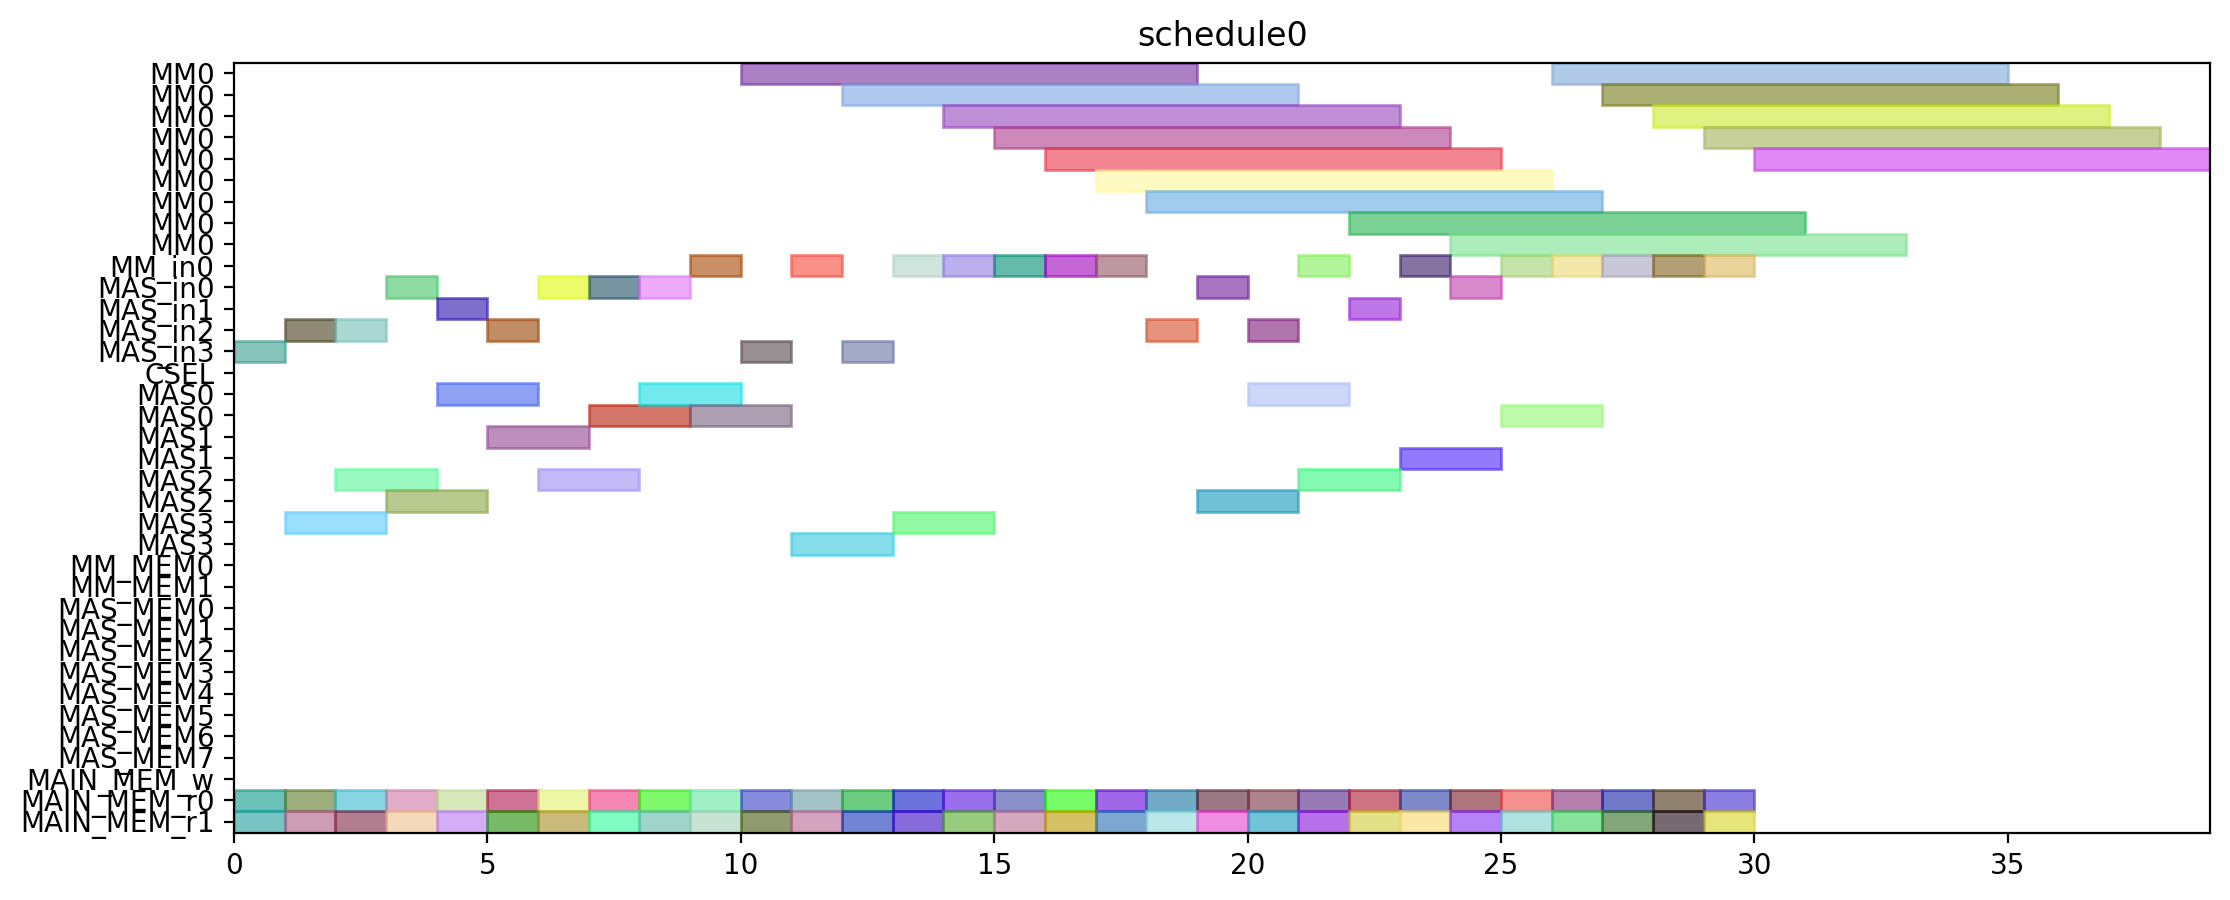

Reproduce this figure in Python.
from pyschedule import Scenario, solvers, plotters, alt


def solve():
	horizon = 120
	S = Scenario("schedule0", horizon=horizon)

	# resource
	MM = S.Resources('MM', num=1, size=9)
	MM_in = S.Resources('MM_in', num=1)
	MAS_in = S.Resources('MAS_in', num=4)
	CSEL = S.Resource('CSEL')
	MAS = S.Resources('MAS', num=4, size=2, periods=range(1, horizon))
	MM_MEM = S.Resources('MM_MEM', num=2)
	MAS_MEM = S.Resources('MAS_MEM', num=8)
	MAIN_MEM_w = S.Resource('MAIN_MEM_w', size=1)
	MAIN_MEM_r = S.Resources('MAIN_MEM_r', num=2)

	# result of previous scheduling

	# new tasks
	r1_t0 = S.Task('r1_t0', length=9, delay_cost=1)
	r1_t0 += alt(MM)
	r1_t0_in = S.Task('r1_t0_in', length=1, delay_cost=1)
	r1_t0_in += alt(MM_in)
	S += r1_t0_in*MM_in[0]<=r1_t0*MM[0]
	r1_t0_mem0 = S.Task('r1_t0_mem0', length=1, delay_cost=1)
	r1_t0_mem0 += MAIN_MEM_r[0]
	S += r1_t0_mem0 <= r1_t0

	r1_t0_mem1 = S.Task('r1_t0_mem1', length=1, delay_cost=1)
	r1_t0_mem1 += MAIN_MEM_r[1]
	S += r1_t0_mem1 <= r1_t0

	r1_t1 = S.Task('r1_t1', length=9, delay_cost=1)
	r1_t1 += alt(MM)
	r1_t1_in = S.Task('r1_t1_in', length=1, delay_cost=1)
	r1_t1_in += alt(MM_in)
	S += r1_t1_in*MM_in[0]<=r1_t1*MM[0]
	r1_t1_mem0 = S.Task('r1_t1_mem0', length=1, delay_cost=1)
	r1_t1_mem0 += MAIN_MEM_r[0]
	S += r1_t1_mem0 <= r1_t1

	r1_t1_mem1 = S.Task('r1_t1_mem1', length=1, delay_cost=1)
	r1_t1_mem1 += MAIN_MEM_r[1]
	S += r1_t1_mem1 <= r1_t1

	r1_t2 = S.Task('r1_t2', length=2, delay_cost=1)
	r1_t2 += alt(MAS)
	r1_t2_in = S.Task('r1_t2_in', length=1, delay_cost=1)
	r1_t2_in += alt(MAS_in)
	S += r1_t2_in*MAS_in[0]<=r1_t2*MAS[0]

	S += r1_t2_in*MAS_in[1]<=r1_t2*MAS[1]

	S += r1_t2_in*MAS_in[2]<=r1_t2*MAS[2]

	S += r1_t2_in*MAS_in[3]<=r1_t2*MAS[3]

	r1_t2_mem0 = S.Task('r1_t2_mem0', length=1, delay_cost=1)
	r1_t2_mem0 += MAIN_MEM_r[0]
	S += r1_t2_mem0 <= r1_t2

	r1_t2_mem1 = S.Task('r1_t2_mem1', length=1, delay_cost=1)
	r1_t2_mem1 += MAIN_MEM_r[1]
	S += r1_t2_mem1 <= r1_t2

	r1_t3 = S.Task('r1_t3', length=2, delay_cost=1)
	r1_t3 += alt(MAS)
	r1_t3_in = S.Task('r1_t3_in', length=1, delay_cost=1)
	r1_t3_in += alt(MAS_in)
	S += r1_t3_in*MAS_in[0]<=r1_t3*MAS[0]

	S += r1_t3_in*MAS_in[1]<=r1_t3*MAS[1]

	S += r1_t3_in*MAS_in[2]<=r1_t3*MAS[2]

	S += r1_t3_in*MAS_in[3]<=r1_t3*MAS[3]

	r1_t3_mem0 = S.Task('r1_t3_mem0', length=1, delay_cost=1)
	r1_t3_mem0 += MAIN_MEM_r[0]
	S += r1_t3_mem0 <= r1_t3

	r1_t3_mem1 = S.Task('r1_t3_mem1', length=1, delay_cost=1)
	r1_t3_mem1 += MAIN_MEM_r[1]
	S += r1_t3_mem1 <= r1_t3

	r3_t0 = S.Task('r3_t0', length=9, delay_cost=1)
	r3_t0 += alt(MM)
	r3_t0_in = S.Task('r3_t0_in', length=1, delay_cost=1)
	r3_t0_in += alt(MM_in)
	S += r3_t0_in*MM_in[0]<=r3_t0*MM[0]
	r3_t0_mem0 = S.Task('r3_t0_mem0', length=1, delay_cost=1)
	r3_t0_mem0 += MAIN_MEM_r[0]
	S += r3_t0_mem0 <= r3_t0

	r3_t0_mem1 = S.Task('r3_t0_mem1', length=1, delay_cost=1)
	r3_t0_mem1 += MAIN_MEM_r[1]
	S += r3_t0_mem1 <= r3_t0

	r3_t1 = S.Task('r3_t1', length=9, delay_cost=1)
	r3_t1 += alt(MM)
	r3_t1_in = S.Task('r3_t1_in', length=1, delay_cost=1)
	r3_t1_in += alt(MM_in)
	S += r3_t1_in*MM_in[0]<=r3_t1*MM[0]
	r3_t1_mem0 = S.Task('r3_t1_mem0', length=1, delay_cost=1)
	r3_t1_mem0 += MAIN_MEM_r[0]
	S += r3_t1_mem0 <= r3_t1

	r3_t1_mem1 = S.Task('r3_t1_mem1', length=1, delay_cost=1)
	r3_t1_mem1 += MAIN_MEM_r[1]
	S += r3_t1_mem1 <= r3_t1

	r3_t2 = S.Task('r3_t2', length=2, delay_cost=1)
	r3_t2 += alt(MAS)
	r3_t2_in = S.Task('r3_t2_in', length=1, delay_cost=1)
	r3_t2_in += alt(MAS_in)
	S += r3_t2_in*MAS_in[0]<=r3_t2*MAS[0]

	S += r3_t2_in*MAS_in[1]<=r3_t2*MAS[1]

	S += r3_t2_in*MAS_in[2]<=r3_t2*MAS[2]

	S += r3_t2_in*MAS_in[3]<=r3_t2*MAS[3]

	r3_t2_mem0 = S.Task('r3_t2_mem0', length=1, delay_cost=1)
	r3_t2_mem0 += MAIN_MEM_r[0]
	S += r3_t2_mem0 <= r3_t2

	r3_t2_mem1 = S.Task('r3_t2_mem1', length=1, delay_cost=1)
	r3_t2_mem1 += MAIN_MEM_r[1]
	S += r3_t2_mem1 <= r3_t2

	r3_t3 = S.Task('r3_t3', length=2, delay_cost=1)
	r3_t3 += alt(MAS)
	r3_t3_in = S.Task('r3_t3_in', length=1, delay_cost=1)
	r3_t3_in += alt(MAS_in)
	S += r3_t3_in*MAS_in[0]<=r3_t3*MAS[0]

	S += r3_t3_in*MAS_in[1]<=r3_t3*MAS[1]

	S += r3_t3_in*MAS_in[2]<=r3_t3*MAS[2]

	S += r3_t3_in*MAS_in[3]<=r3_t3*MAS[3]

	r3_t3_mem0 = S.Task('r3_t3_mem0', length=1, delay_cost=1)
	r3_t3_mem0 += MAIN_MEM_r[0]
	S += r3_t3_mem0 <= r3_t3

	r3_t3_mem1 = S.Task('r3_t3_mem1', length=1, delay_cost=1)
	r3_t3_mem1 += MAIN_MEM_r[1]
	S += r3_t3_mem1 <= r3_t3

	r4_t0 = S.Task('r4_t0', length=9, delay_cost=1)
	r4_t0 += alt(MM)
	r4_t0_in = S.Task('r4_t0_in', length=1, delay_cost=1)
	r4_t0_in += alt(MM_in)
	S += r4_t0_in*MM_in[0]<=r4_t0*MM[0]
	r4_t0_mem0 = S.Task('r4_t0_mem0', length=1, delay_cost=1)
	r4_t0_mem0 += MAIN_MEM_r[0]
	S += r4_t0_mem0 <= r4_t0

	r4_t0_mem1 = S.Task('r4_t0_mem1', length=1, delay_cost=1)
	r4_t0_mem1 += MAIN_MEM_r[1]
	S += r4_t0_mem1 <= r4_t0

	r4_t1 = S.Task('r4_t1', length=9, delay_cost=1)
	r4_t1 += alt(MM)
	r4_t1_in = S.Task('r4_t1_in', length=1, delay_cost=1)
	r4_t1_in += alt(MM_in)
	S += r4_t1_in*MM_in[0]<=r4_t1*MM[0]
	r4_t1_mem0 = S.Task('r4_t1_mem0', length=1, delay_cost=1)
	r4_t1_mem0 += MAIN_MEM_r[0]
	S += r4_t1_mem0 <= r4_t1

	r4_t1_mem1 = S.Task('r4_t1_mem1', length=1, delay_cost=1)
	r4_t1_mem1 += MAIN_MEM_r[1]
	S += r4_t1_mem1 <= r4_t1

	r4_t2 = S.Task('r4_t2', length=2, delay_cost=1)
	r4_t2 += alt(MAS)
	r4_t2_in = S.Task('r4_t2_in', length=1, delay_cost=1)
	r4_t2_in += alt(MAS_in)
	S += r4_t2_in*MAS_in[0]<=r4_t2*MAS[0]

	S += r4_t2_in*MAS_in[1]<=r4_t2*MAS[1]

	S += r4_t2_in*MAS_in[2]<=r4_t2*MAS[2]

	S += r4_t2_in*MAS_in[3]<=r4_t2*MAS[3]

	r4_t2_mem0 = S.Task('r4_t2_mem0', length=1, delay_cost=1)
	r4_t2_mem0 += MAIN_MEM_r[0]
	S += r4_t2_mem0 <= r4_t2

	r4_t2_mem1 = S.Task('r4_t2_mem1', length=1, delay_cost=1)
	r4_t2_mem1 += MAIN_MEM_r[1]
	S += r4_t2_mem1 <= r4_t2

	r4_t3 = S.Task('r4_t3', length=2, delay_cost=1)
	r4_t3 += alt(MAS)
	r4_t3_in = S.Task('r4_t3_in', length=1, delay_cost=1)
	r4_t3_in += alt(MAS_in)
	S += r4_t3_in*MAS_in[0]<=r4_t3*MAS[0]

	S += r4_t3_in*MAS_in[1]<=r4_t3*MAS[1]

	S += r4_t3_in*MAS_in[2]<=r4_t3*MAS[2]

	S += r4_t3_in*MAS_in[3]<=r4_t3*MAS[3]

	r4_t3_mem0 = S.Task('r4_t3_mem0', length=1, delay_cost=1)
	r4_t3_mem0 += MAIN_MEM_r[0]
	S += r4_t3_mem0 <= r4_t3

	r4_t3_mem1 = S.Task('r4_t3_mem1', length=1, delay_cost=1)
	r4_t3_mem1 += MAIN_MEM_r[1]
	S += r4_t3_mem1 <= r4_t3

	r5_t0 = S.Task('r5_t0', length=9, delay_cost=1)
	r5_t0 += alt(MM)
	r5_t0_in = S.Task('r5_t0_in', length=1, delay_cost=1)
	r5_t0_in += alt(MM_in)
	S += r5_t0_in*MM_in[0]<=r5_t0*MM[0]
	r5_t0_mem0 = S.Task('r5_t0_mem0', length=1, delay_cost=1)
	r5_t0_mem0 += MAIN_MEM_r[0]
	S += r5_t0_mem0 <= r5_t0

	r5_t0_mem1 = S.Task('r5_t0_mem1', length=1, delay_cost=1)
	r5_t0_mem1 += MAIN_MEM_r[1]
	S += r5_t0_mem1 <= r5_t0

	r5_t1 = S.Task('r5_t1', length=9, delay_cost=1)
	r5_t1 += alt(MM)
	r5_t1_in = S.Task('r5_t1_in', length=1, delay_cost=1)
	r5_t1_in += alt(MM_in)
	S += r5_t1_in*MM_in[0]<=r5_t1*MM[0]
	r5_t1_mem0 = S.Task('r5_t1_mem0', length=1, delay_cost=1)
	r5_t1_mem0 += MAIN_MEM_r[0]
	S += r5_t1_mem0 <= r5_t1

	r5_t1_mem1 = S.Task('r5_t1_mem1', length=1, delay_cost=1)
	r5_t1_mem1 += MAIN_MEM_r[1]
	S += r5_t1_mem1 <= r5_t1

	r5_t2 = S.Task('r5_t2', length=2, delay_cost=1)
	r5_t2 += alt(MAS)
	r5_t2_in = S.Task('r5_t2_in', length=1, delay_cost=1)
	r5_t2_in += alt(MAS_in)
	S += r5_t2_in*MAS_in[0]<=r5_t2*MAS[0]

	S += r5_t2_in*MAS_in[1]<=r5_t2*MAS[1]

	S += r5_t2_in*MAS_in[2]<=r5_t2*MAS[2]

	S += r5_t2_in*MAS_in[3]<=r5_t2*MAS[3]

	r5_t2_mem0 = S.Task('r5_t2_mem0', length=1, delay_cost=1)
	r5_t2_mem0 += MAIN_MEM_r[0]
	S += r5_t2_mem0 <= r5_t2

	r5_t2_mem1 = S.Task('r5_t2_mem1', length=1, delay_cost=1)
	r5_t2_mem1 += MAIN_MEM_r[1]
	S += r5_t2_mem1 <= r5_t2

	r5_t3 = S.Task('r5_t3', length=2, delay_cost=1)
	r5_t3 += alt(MAS)
	r5_t3_in = S.Task('r5_t3_in', length=1, delay_cost=1)
	r5_t3_in += alt(MAS_in)
	S += r5_t3_in*MAS_in[0]<=r5_t3*MAS[0]

	S += r5_t3_in*MAS_in[1]<=r5_t3*MAS[1]

	S += r5_t3_in*MAS_in[2]<=r5_t3*MAS[2]

	S += r5_t3_in*MAS_in[3]<=r5_t3*MAS[3]

	r5_t3_mem0 = S.Task('r5_t3_mem0', length=1, delay_cost=1)
	r5_t3_mem0 += MAIN_MEM_r[0]
	S += r5_t3_mem0 <= r5_t3

	r5_t3_mem1 = S.Task('r5_t3_mem1', length=1, delay_cost=1)
	r5_t3_mem1 += MAIN_MEM_r[1]
	S += r5_t3_mem1 <= r5_t3

	r6_t0 = S.Task('r6_t0', length=9, delay_cost=1)
	r6_t0 += alt(MM)
	r6_t0_in = S.Task('r6_t0_in', length=1, delay_cost=1)
	r6_t0_in += alt(MM_in)
	S += r6_t0_in*MM_in[0]<=r6_t0*MM[0]
	r6_t0_mem0 = S.Task('r6_t0_mem0', length=1, delay_cost=1)
	r6_t0_mem0 += MAIN_MEM_r[0]
	S += r6_t0_mem0 <= r6_t0

	r6_t0_mem1 = S.Task('r6_t0_mem1', length=1, delay_cost=1)
	r6_t0_mem1 += MAIN_MEM_r[1]
	S += r6_t0_mem1 <= r6_t0

	r6_t1 = S.Task('r6_t1', length=9, delay_cost=1)
	r6_t1 += alt(MM)
	r6_t1_in = S.Task('r6_t1_in', length=1, delay_cost=1)
	r6_t1_in += alt(MM_in)
	S += r6_t1_in*MM_in[0]<=r6_t1*MM[0]
	r6_t1_mem0 = S.Task('r6_t1_mem0', length=1, delay_cost=1)
	r6_t1_mem0 += MAIN_MEM_r[0]
	S += r6_t1_mem0 <= r6_t1

	r6_t1_mem1 = S.Task('r6_t1_mem1', length=1, delay_cost=1)
	r6_t1_mem1 += MAIN_MEM_r[1]
	S += r6_t1_mem1 <= r6_t1

	r6_t2 = S.Task('r6_t2', length=2, delay_cost=1)
	r6_t2 += alt(MAS)
	r6_t2_in = S.Task('r6_t2_in', length=1, delay_cost=1)
	r6_t2_in += alt(MAS_in)
	S += r6_t2_in*MAS_in[0]<=r6_t2*MAS[0]

	S += r6_t2_in*MAS_in[1]<=r6_t2*MAS[1]

	S += r6_t2_in*MAS_in[2]<=r6_t2*MAS[2]

	S += r6_t2_in*MAS_in[3]<=r6_t2*MAS[3]

	r6_t2_mem0 = S.Task('r6_t2_mem0', length=1, delay_cost=1)
	r6_t2_mem0 += MAIN_MEM_r[0]
	S += r6_t2_mem0 <= r6_t2

	r6_t2_mem1 = S.Task('r6_t2_mem1', length=1, delay_cost=1)
	r6_t2_mem1 += MAIN_MEM_r[1]
	S += r6_t2_mem1 <= r6_t2

	r6_t3 = S.Task('r6_t3', length=2, delay_cost=1)
	r6_t3 += alt(MAS)
	r6_t3_in = S.Task('r6_t3_in', length=1, delay_cost=1)
	r6_t3_in += alt(MAS_in)
	S += r6_t3_in*MAS_in[0]<=r6_t3*MAS[0]

	S += r6_t3_in*MAS_in[1]<=r6_t3*MAS[1]

	S += r6_t3_in*MAS_in[2]<=r6_t3*MAS[2]

	S += r6_t3_in*MAS_in[3]<=r6_t3*MAS[3]

	r6_t3_mem0 = S.Task('r6_t3_mem0', length=1, delay_cost=1)
	r6_t3_mem0 += MAIN_MEM_r[0]
	S += r6_t3_mem0 <= r6_t3

	r6_t3_mem1 = S.Task('r6_t3_mem1', length=1, delay_cost=1)
	r6_t3_mem1 += MAIN_MEM_r[1]
	S += r6_t3_mem1 <= r6_t3

	r9_t2 = S.Task('r9_t2', length=2, delay_cost=1)
	r9_t2 += alt(MAS)
	r9_t2_in = S.Task('r9_t2_in', length=1, delay_cost=1)
	r9_t2_in += alt(MAS_in)
	S += r9_t2_in*MAS_in[0]<=r9_t2*MAS[0]

	S += r9_t2_in*MAS_in[1]<=r9_t2*MAS[1]

	S += r9_t2_in*MAS_in[2]<=r9_t2*MAS[2]

	S += r9_t2_in*MAS_in[3]<=r9_t2*MAS[3]

	r9_t2_mem0 = S.Task('r9_t2_mem0', length=1, delay_cost=1)
	r9_t2_mem0 += MAIN_MEM_r[0]
	S += r9_t2_mem0 <= r9_t2

	r9_t2_mem1 = S.Task('r9_t2_mem1', length=1, delay_cost=1)
	r9_t2_mem1 += MAIN_MEM_r[1]
	S += r9_t2_mem1 <= r9_t2

	r12_t0 = S.Task('r12_t0', length=9, delay_cost=1)
	r12_t0 += alt(MM)
	r12_t0_in = S.Task('r12_t0_in', length=1, delay_cost=1)
	r12_t0_in += alt(MM_in)
	S += r12_t0_in*MM_in[0]<=r12_t0*MM[0]
	r12_t0_mem0 = S.Task('r12_t0_mem0', length=1, delay_cost=1)
	r12_t0_mem0 += MAIN_MEM_r[0]
	S += r12_t0_mem0 <= r12_t0

	r12_t0_mem1 = S.Task('r12_t0_mem1', length=1, delay_cost=1)
	r12_t0_mem1 += MAIN_MEM_r[1]
	S += r12_t0_mem1 <= r12_t0

	r12_t1 = S.Task('r12_t1', length=9, delay_cost=1)
	r12_t1 += alt(MM)
	r12_t1_in = S.Task('r12_t1_in', length=1, delay_cost=1)
	r12_t1_in += alt(MM_in)
	S += r12_t1_in*MM_in[0]<=r12_t1*MM[0]
	r12_t1_mem0 = S.Task('r12_t1_mem0', length=1, delay_cost=1)
	r12_t1_mem0 += MAIN_MEM_r[0]
	S += r12_t1_mem0 <= r12_t1

	r12_t1_mem1 = S.Task('r12_t1_mem1', length=1, delay_cost=1)
	r12_t1_mem1 += MAIN_MEM_r[1]
	S += r12_t1_mem1 <= r12_t1

	r12_t2 = S.Task('r12_t2', length=2, delay_cost=1)
	r12_t2 += alt(MAS)
	r12_t2_in = S.Task('r12_t2_in', length=1, delay_cost=1)
	r12_t2_in += alt(MAS_in)
	S += r12_t2_in*MAS_in[0]<=r12_t2*MAS[0]

	S += r12_t2_in*MAS_in[1]<=r12_t2*MAS[1]

	S += r12_t2_in*MAS_in[2]<=r12_t2*MAS[2]

	S += r12_t2_in*MAS_in[3]<=r12_t2*MAS[3]

	r12_t2_mem0 = S.Task('r12_t2_mem0', length=1, delay_cost=1)
	r12_t2_mem0 += MAIN_MEM_r[0]
	S += r12_t2_mem0 <= r12_t2

	r12_t2_mem1 = S.Task('r12_t2_mem1', length=1, delay_cost=1)
	r12_t2_mem1 += MAIN_MEM_r[1]
	S += r12_t2_mem1 <= r12_t2

	r12_t3 = S.Task('r12_t3', length=2, delay_cost=1)
	r12_t3 += alt(MAS)
	r12_t3_in = S.Task('r12_t3_in', length=1, delay_cost=1)
	r12_t3_in += alt(MAS_in)
	S += r12_t3_in*MAS_in[0]<=r12_t3*MAS[0]

	S += r12_t3_in*MAS_in[1]<=r12_t3*MAS[1]

	S += r12_t3_in*MAS_in[2]<=r12_t3*MAS[2]

	S += r12_t3_in*MAS_in[3]<=r12_t3*MAS[3]

	r12_t3_mem0 = S.Task('r12_t3_mem0', length=1, delay_cost=1)
	r12_t3_mem0 += MAIN_MEM_r[0]
	S += r12_t3_mem0 <= r12_t3

	r12_t3_mem1 = S.Task('r12_t3_mem1', length=1, delay_cost=1)
	r12_t3_mem1 += MAIN_MEM_r[1]
	S += r12_t3_mem1 <= r12_t3

	r13_t0 = S.Task('r13_t0', length=9, delay_cost=1)
	r13_t0 += alt(MM)
	r13_t0_in = S.Task('r13_t0_in', length=1, delay_cost=1)
	r13_t0_in += alt(MM_in)
	S += r13_t0_in*MM_in[0]<=r13_t0*MM[0]
	r13_t0_mem0 = S.Task('r13_t0_mem0', length=1, delay_cost=1)
	r13_t0_mem0 += MAIN_MEM_r[0]
	S += r13_t0_mem0 <= r13_t0

	r13_t0_mem1 = S.Task('r13_t0_mem1', length=1, delay_cost=1)
	r13_t0_mem1 += MAIN_MEM_r[1]
	S += r13_t0_mem1 <= r13_t0

	r13_t1 = S.Task('r13_t1', length=9, delay_cost=1)
	r13_t1 += alt(MM)
	r13_t1_in = S.Task('r13_t1_in', length=1, delay_cost=1)
	r13_t1_in += alt(MM_in)
	S += r13_t1_in*MM_in[0]<=r13_t1*MM[0]
	r13_t1_mem0 = S.Task('r13_t1_mem0', length=1, delay_cost=1)
	r13_t1_mem0 += MAIN_MEM_r[0]
	S += r13_t1_mem0 <= r13_t1

	r13_t1_mem1 = S.Task('r13_t1_mem1', length=1, delay_cost=1)
	r13_t1_mem1 += MAIN_MEM_r[1]
	S += r13_t1_mem1 <= r13_t1

	r13_t2 = S.Task('r13_t2', length=2, delay_cost=1)
	r13_t2 += alt(MAS)
	r13_t2_in = S.Task('r13_t2_in', length=1, delay_cost=1)
	r13_t2_in += alt(MAS_in)
	S += r13_t2_in*MAS_in[0]<=r13_t2*MAS[0]

	S += r13_t2_in*MAS_in[1]<=r13_t2*MAS[1]

	S += r13_t2_in*MAS_in[2]<=r13_t2*MAS[2]

	S += r13_t2_in*MAS_in[3]<=r13_t2*MAS[3]

	r13_t2_mem0 = S.Task('r13_t2_mem0', length=1, delay_cost=1)
	r13_t2_mem0 += MAIN_MEM_r[0]
	S += r13_t2_mem0 <= r13_t2

	r13_t2_mem1 = S.Task('r13_t2_mem1', length=1, delay_cost=1)
	r13_t2_mem1 += MAIN_MEM_r[1]
	S += r13_t2_mem1 <= r13_t2

	r13_t3 = S.Task('r13_t3', length=2, delay_cost=1)
	r13_t3 += alt(MAS)
	r13_t3_in = S.Task('r13_t3_in', length=1, delay_cost=1)
	r13_t3_in += alt(MAS_in)
	S += r13_t3_in*MAS_in[0]<=r13_t3*MAS[0]

	S += r13_t3_in*MAS_in[1]<=r13_t3*MAS[1]

	S += r13_t3_in*MAS_in[2]<=r13_t3*MAS[2]

	S += r13_t3_in*MAS_in[3]<=r13_t3*MAS[3]

	r13_t3_mem0 = S.Task('r13_t3_mem0', length=1, delay_cost=1)
	r13_t3_mem0 += MAIN_MEM_r[0]
	S += r13_t3_mem0 <= r13_t3

	r13_t3_mem1 = S.Task('r13_t3_mem1', length=1, delay_cost=1)
	r13_t3_mem1 += MAIN_MEM_r[1]
	S += r13_t3_mem1 <= r13_t3

	r16_t3 = S.Task('r16_t3', length=2, delay_cost=1)
	r16_t3 += alt(MAS)
	r16_t3_in = S.Task('r16_t3_in', length=1, delay_cost=1)
	r16_t3_in += alt(MAS_in)
	S += r16_t3_in*MAS_in[0]<=r16_t3*MAS[0]

	S += r16_t3_in*MAS_in[1]<=r16_t3*MAS[1]

	S += r16_t3_in*MAS_in[2]<=r16_t3*MAS[2]

	S += r16_t3_in*MAS_in[3]<=r16_t3*MAS[3]

	r16_t3_mem0 = S.Task('r16_t3_mem0', length=1, delay_cost=1)
	r16_t3_mem0 += MAIN_MEM_r[0]
	S += r16_t3_mem0 <= r16_t3

	r16_t3_mem1 = S.Task('r16_t3_mem1', length=1, delay_cost=1)
	r16_t3_mem1 += MAIN_MEM_r[1]
	S += r16_t3_mem1 <= r16_t3

	solvers.mip.solve(S,msg=1,kind='CPLEX',ratio_gap=1.01)

	solution = [['hoge']*len(S.solution()[1]) for i in range(len(S.solution()))]
	for i in range(len(S.solution())):
		for j in range(len(S.solution()[i])):
			solution[i][j]=str(S.solution()[i][j])
	print(solution)

	cycles = int(solution[-1][3])

	pic_file_name = "/home/mfukuda/ABE/multiRAM_multiMAS_16mux/scheduling_result/stage9MM1_stage2MAS4/EP2_YRECOVER/schedule0.png"
	if(S.solution() != []):
		plotters.matplotlib.plot(S,img_filename=pic_file_name, show_task_labels=False, fig_size=(cycles*0.25+3, 5))

	return solution
